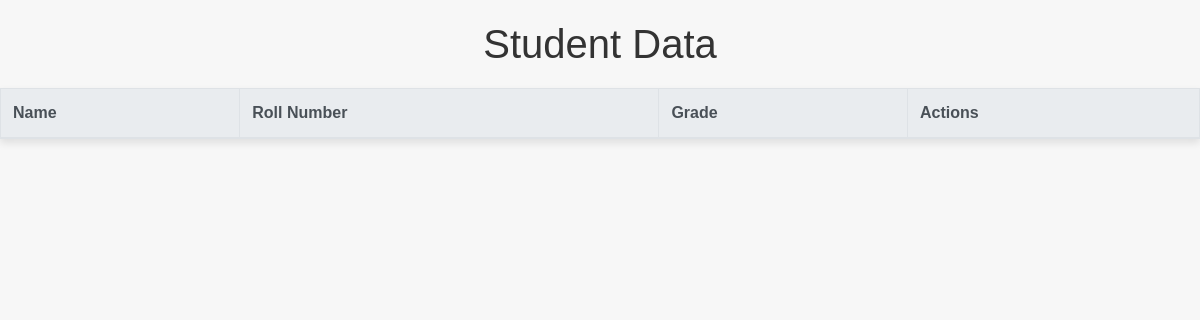
The page /view_student_data/ on the database as committed earlier.
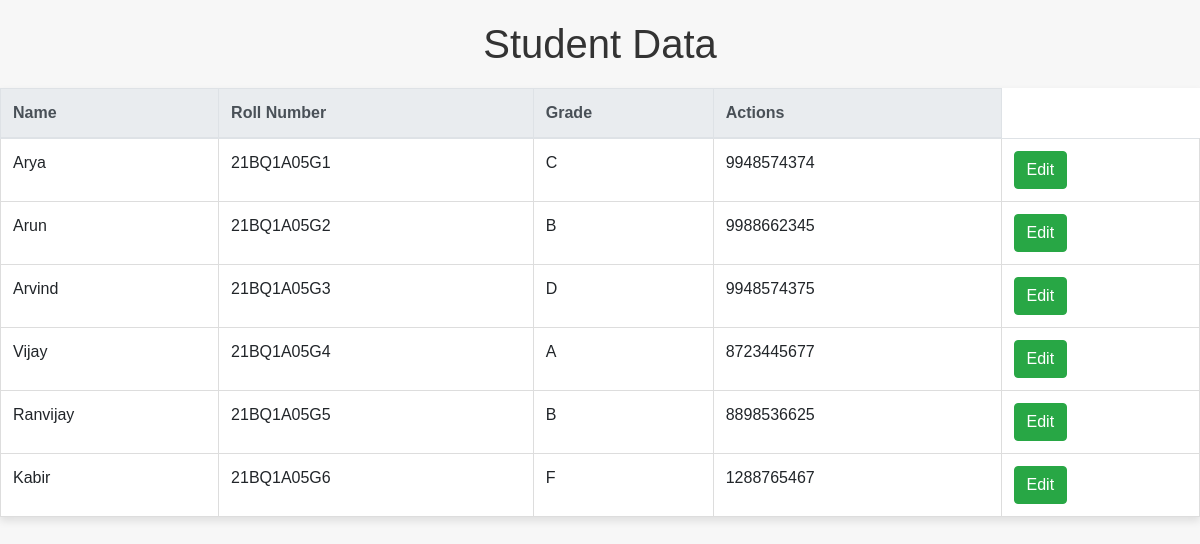
The same page on the database as committed later.
### myapp/models.py (models this page shows)
class Student(models.Model):
    id=models.UUIDField(primary_key=True,default=uuid.uuid4,unique=True,editable=False)
    name = models.CharField(max_length=255)
    roll_number = models.CharField(max_length=20, unique=True)
    grade = models.CharField(max_length=1)
    phno=models.CharField(max_length=10)

### myapp/views.py (the view)
# urls.py: path('view_student_data/', view_student_data, name='view_student_data'),
def view_student_data(request):
    students = Student.objects.all()
    return render(request, 'myapp/view_student_data.html', {'students': students})

### myapp/templates/myapp/view_student_data.html (shortened to what this page needs)
<!DOCTYPE html>
<html lang="en">
<head>
    <link rel="stylesheet" href="https://stackpath.bootstrapcdn.com/bootstrap/4.5.2/css/bootstrap.min.css">
</head>
<body>
    <h1>Student Data</h1>
    <table class="table">
        <thead class="thead-light">
            <tr>
                <th>Name</th>
                <th>Roll Number</th>
                <th>Grade</th>
                <th>Actions</th>
            </tr>
        </thead>
        <tbody>
            {% for student in students %}
                <tr>
                    <td>{{ student.name }}</td>
                    <td>{{ student.roll_number }}</td>
                    <td>{{ student.grade }}</td>
                    <td>{{student.phno}}</td>
                    <td>
                        <button class="btn btn-success edit-btn" data-id="{{ student.id }}">Edit</button>
                    </td>
                </tr>
            {% endfor %}
        </tbody>
    </table>
</body>
</html>

### myapp/templates/myapp/view_student_data.html (style rules this page uses)
body { font-family: 'Arial', sans-serif; text-align: center; margin: 0; padding: 0; background-color: #f7f7f7; }
h1 { margin-top: 20px; color: #333; }
table { width: 80%; margin: 20px auto; border-collapse: collapse; box-shadow: 0 4px 8px rgba(0, 0, 0, 0.1); background-color: #fff; }
th, td { border: 1px solid #ddd; padding: 12px; text-align: left; }
th { background-color: #007bff; color: #fff; }
button { background-color: #28a745; color: #fff; padding: 10px; border: none; border-radius: 4px; cursor: pointer; }

Rows that differ between the two databases and show on the page:
added Student: name "Arya", roll_number "21BQ1A05G1", grade "C", phno "9948574374"
added Student: name "Arun", roll_number "21BQ1A05G2", grade "B", phno "9988662345"
added Student: name "Arvind", roll_number "21BQ1A05G3", grade "D", phno "9948574375"
added Student: name "Vijay", roll_number "21BQ1A05G4", grade "A", phno "8723445677"
added Student: name "Ranvijay", roll_number "21BQ1A05G5", grade "B", phno "8898536625"
added Student: name "Kabir", roll_number "21BQ1A05G6", grade "F", phno "1288765467"
